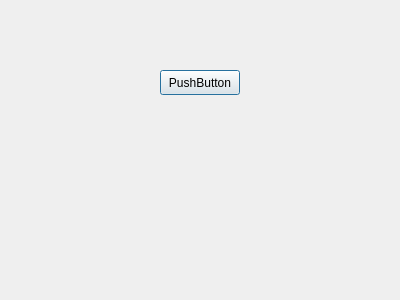
<?xml version="1.0" encoding="UTF-8"?>
<ui version="4.0">
 <class>Window2</class>
 <widget class="QDialog" name="Window2">
  <property name="geometry">
   <rect>
    <x>0</x>
    <y>0</y>
    <width>400</width>
    <height>300</height>
   </rect>
  </property>
  <property name="windowTitle">
   <string>Dialog</string>
  </property>
  <widget class="QPushButton" name="pushButton">
   <property name="geometry">
    <rect>
     <x>160</x>
     <y>70</y>
     <width>80</width>
     <height>25</height>
    </rect>
   </property>
   <property name="text">
    <string>PushButton</string>
   </property>
  </widget>
 </widget>
 <resources/>
 <connections/>
</ui>
